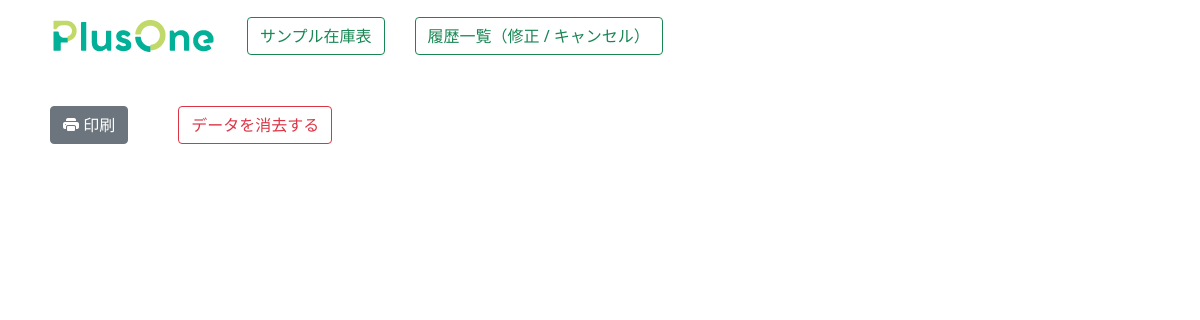
/zaiko2/label_print/, run on an earlier commit of the app's database.
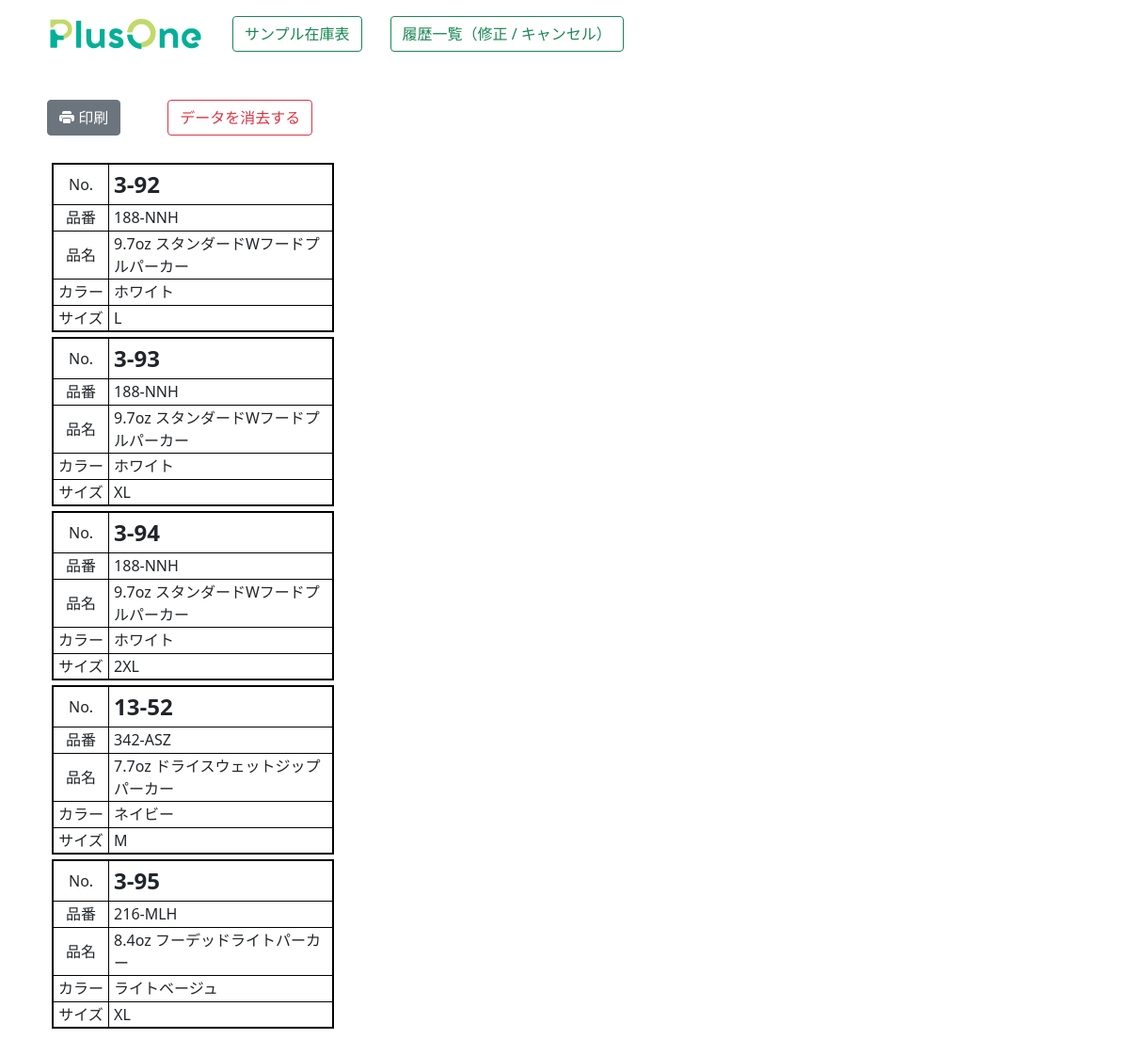
And on a later commit of the database.
### zaiko/models.py (models this page shows, shortened)
class Label(models.Model):
    sample_num=models.CharField("サンプルNo",max_length=20)
    shouhin_num=models.CharField("商品番号",max_length=20)
    shouhin_name=models.CharField("商品名",max_length=255)
    color=models.CharField("カラー",max_length=255)
    size=models.CharField("サイズ",max_length=20)

### zaiko2/views.py (the view)
# urls.py: path('label_print/', label_print, name="label_print"),
def label_print(request):
    items=Label.objects.all()
    if items.count() > 16:
        items1=items[:8]
        items2=items[7:16]
        items3=items[15:]
        params={"items1":items1,"items2":items2,"items3":items3,"col":3}
    elif items.count() >8:
        items1=items[:8]
        items2=items[8:16]
        params={"items1":items1,"items2":items2,"col":2}
    else:
        items1=items[:8]
        params={"items1":items1,"col":1}
    kanri=0
    if request.user.username == "p1masao":
        kanri=1
    params["kanri"]=kanri
    return render(request,"zaiko2/label.html",params)

### zaiko2/templates/zaiko2/label.html (shortened to what this page needs)
{% load static %}
<!DOCTYPE html>
<html lang="ja">
<head>
    <link rel="stylesheet" href="{% static 'main.css' %}">
    <link href="https://cdn.jsdelivr.net/npm/bootstrap@5.0.2/dist/css/bootstrap.min.css" rel="stylesheet">
    <link rel="stylesheet" href="https://cdn.jsdelivr.net/npm/bootstrap-icons@1.8.0/font/bootstrap-icons.css">
</head>
<body>
    <div class="container mt-3 mb-5">
        <div style="margin: 0 auto; justify-content: center; width: 1100px;">
            {% include "zaiko/menu.html" with kanri=kanri %}
            <div class="flex2" style="margin-top: 50px;">
                <div><button type="button" class="btn btn-secondary" id="print"><i class="bi bi-printer-fill"></i> 印刷</button></div>
                <div style="margin-left: 50px;">
                    <a href="{% url 'zaiko2:label_del' %}">
                        <button type="button" class="btn btn-outline-danger" onclick="return confirm('本当に消去しますか？')" >データを消去する</button>
                    </a>
                </div>
            </div>
            <div class="flex_print mt-4">
                <div>
                    <div style="width:310px; display: inline;">
                        {% for i in items1 %}
                        <table style="width:300px;margin: 5px;border: #000000 2px solid;">
                            <tr><td style="width: 20%; height: 43px; text-align: center;">No.</td><td style="width: 80%;font-weight: bold;font-size: 1.5em;padding-left: 5px;">{{i.sample_num}}</td></tr>
                            <tr><td style="height: 28px;text-align: center;">品番</td><td style="padding-left: 5px;">{{i.shouhin_num}}</td></tr>
                            <tr><td style="height: 28px;text-align: center;">品名</td><td style="padding-left: 5px;">{{i.shouhin_name}}</td></tr>
                            <tr><td style="height: 28px;text-align: center;">カラー</td><td style="padding-left: 5px;">{{i.color}}</td></tr>
                            <tr><td style="height: 28px;text-align: center;;">サイズ</td><td style="padding-left: 5px;">{{i.size}}</td></tr>
                        </table>
                        {% endfor %}
                    </div>
                </div>
            </div>
        </div>
    </div>
</body>
</html>

### zaiko/templates/zaiko/menu.html (shortened to what this page needs)
{% load static %}
<div class="menu">
    <div>
        <a href="https://www.p1-intl.com/" target="_blank"><img src="{% static 'logo.png' %}"></a>
    </div>
    <div style="margin-left: 30px;">
        <a href="{% url 'zaiko:index' %}"><button type="button" class="btn btn-outline-success">サンプル在庫表</button></a>
    </div>
    <div style="margin-left: 30px;">
        <a href="{% url 'zaiko:irai_rireki' %}"><button type="button" class="btn btn-outline-success">履歴一覧（修正 / キャンセル）</button></a>
    </div>
</div>

### zaiko/static/main.css (style rules this page uses)
.flex2,.menu { display: flex; flex-wrap: wrap; align-items: center; }
.flex_print { display: flex; flex-wrap: wrap; margin: 0 auto; }
.menu { width: 1100px; margin: 0 auto; }

### zaiko2/templates/zaiko2/label.html (style rules this page uses)
table, td, th { border: 1px #000000 solid; font-size:auto; }

What changed in the data, as far as the page shows it:
added Label: sample_num "3-92", shouhin_num "188-NNH", shouhin_name "9.7oz スタンダードWフードプルパーカー", color "ホワイト", size "L"
added Label: sample_num "3-93", shouhin_num "188-NNH", shouhin_name "9.7oz スタンダードWフードプルパーカー", color "ホワイト", size "XL"
added Label: sample_num "3-94", shouhin_num "188-NNH", shouhin_name "9.7oz スタンダードWフードプルパーカー", color "ホワイト", size "2XL"
added Label: sample_num "13-52", shouhin_num "342-ASZ", shouhin_name "7.7oz ドライスウェットジップパーカー", color "ネイビー", size "M"
added Label: sample_num "3-95", shouhin_num "216-MLH", shouhin_name "8.4oz フーデッドライトパーカー", color "ライトベージュ", size "XL"
